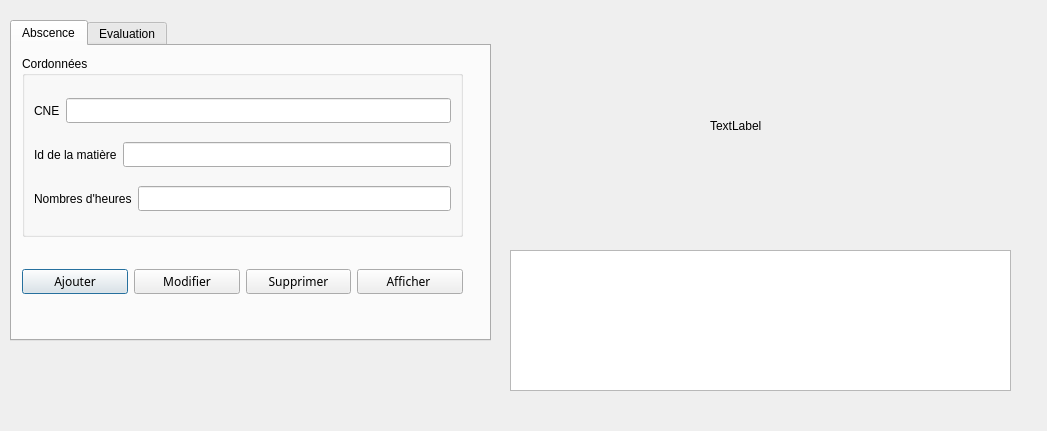
<?xml version="1.0" encoding="UTF-8"?>
<ui version="4.0">
 <class>Note_Abs</class>
 <widget class="QDialog" name="Note_Abs">
  <property name="geometry">
   <rect>
    <x>0</x>
    <y>0</y>
    <width>1047</width>
    <height>431</height>
   </rect>
  </property>
  <property name="windowTitle">
   <string>Menu2</string>
  </property>
  <widget class="QTabWidget" name="tabWidget">
   <property name="geometry">
    <rect>
     <x>10</x>
     <y>20</y>
     <width>481</width>
     <height>321</height>
    </rect>
   </property>
   <property name="currentIndex">
    <number>0</number>
   </property>
   <widget class="QWidget" name="tab">
    <attribute name="title">
     <string>Abscence</string>
    </attribute>
    <widget class="QGroupBox" name="groupBox_3">
     <property name="geometry">
      <rect>
       <x>10</x>
       <y>10</y>
       <width>441</width>
       <height>181</height>
      </rect>
     </property>
     <property name="title">
      <string>Cordonnées</string>
     </property>
     <layout class="QVBoxLayout" name="verticalLayout_3">
      <item>
       <layout class="QHBoxLayout" name="horizontalLayout_12">
        <item>
         <widget class="QLabel" name="label_9">
          <property name="text">
           <string>CNE</string>
          </property>
         </widget>
        </item>
        <item>
         <widget class="QLineEdit" name="texte_CNE_Abs">
          <property name="font">
           <font>
            <family>VALORANT</family>
           </font>
          </property>
          <property name="inputMask">
           <string/>
          </property>
          <property name="text">
           <string/>
          </property>
         </widget>
        </item>
       </layout>
      </item>
      <item>
       <layout class="QHBoxLayout" name="horizontalLayout_13">
        <item>
         <widget class="QLabel" name="label_10">
          <property name="text">
           <string>Id de la matière</string>
          </property>
         </widget>
        </item>
        <item>
         <widget class="QLineEdit" name="texte_Id_Abs">
          <property name="font">
           <font>
            <family>VALORANT</family>
           </font>
          </property>
         </widget>
        </item>
       </layout>
      </item>
      <item>
       <layout class="QHBoxLayout" name="horizontalLayout_14">
        <item>
         <widget class="QLabel" name="label_11">
          <property name="text">
           <string>Nombres d'heures</string>
          </property>
         </widget>
        </item>
        <item>
         <widget class="QLineEdit" name="texte_Nbr_Abs">
          <property name="font">
           <font>
            <family>VALORANT</family>
           </font>
          </property>
         </widget>
        </item>
       </layout>
      </item>
     </layout>
    </widget>
    <widget class="QWidget" name="horizontalLayoutWidget_3">
     <property name="geometry">
      <rect>
       <x>10</x>
       <y>200</y>
       <width>441</width>
       <height>71</height>
      </rect>
     </property>
     <layout class="QHBoxLayout" name="horizontalLayout_11">
      <item>
       <widget class="QPushButton" name="pushButton_ajouter_3">
        <property name="font">
         <font>
          <family>VALORANT</family>
         </font>
        </property>
        <property name="text">
         <string>Ajouter</string>
        </property>
       </widget>
      </item>
      <item>
       <widget class="QPushButton" name="pushButton_modifier_3">
        <property name="font">
         <font>
          <family>VALORANT</family>
         </font>
        </property>
        <property name="text">
         <string>Modifier</string>
        </property>
       </widget>
      </item>
      <item>
       <widget class="QPushButton" name="pushButton_supprimer_3">
        <property name="font">
         <font>
          <family>VALORANT</family>
         </font>
        </property>
        <property name="text">
         <string>Supprimer</string>
        </property>
       </widget>
      </item>
      <item>
       <widget class="QPushButton" name="pushButton_afficher_3">
        <property name="font">
         <font>
          <family>VALORANT</family>
         </font>
        </property>
        <property name="text">
         <string>Afficher </string>
        </property>
       </widget>
      </item>
     </layout>
    </widget>
   </widget>
   <widget class="QWidget" name="tab_2">
    <attribute name="title">
     <string>Evaluation</string>
    </attribute>
    <widget class="QGroupBox" name="groupBox_4">
     <property name="geometry">
      <rect>
       <x>10</x>
       <y>10</y>
       <width>441</width>
       <height>181</height>
      </rect>
     </property>
     <property name="title">
      <string>Cordonnées</string>
     </property>
     <layout class="QVBoxLayout" name="verticalLayout_4">
      <item>
       <layout class="QHBoxLayout" name="horizontalLayout_16">
        <item>
         <widget class="QLabel" name="label_13">
          <property name="text">
           <string>CNE</string>
          </property>
         </widget>
        </item>
        <item>
         <widget class="QLineEdit" name="texte_CNE_Note">
          <property name="font">
           <font>
            <family>VALORANT</family>
           </font>
          </property>
          <property name="inputMask">
           <string/>
          </property>
          <property name="text">
           <string/>
          </property>
         </widget>
        </item>
       </layout>
      </item>
      <item>
       <layout class="QHBoxLayout" name="horizontalLayout_17">
        <item>
         <widget class="QLabel" name="label_14">
          <property name="text">
           <string>Id de la matière</string>
          </property>
         </widget>
        </item>
        <item>
         <widget class="QLineEdit" name="texte_Id_Note">
          <property name="font">
           <font>
            <family>VALORANT</family>
           </font>
          </property>
         </widget>
        </item>
       </layout>
      </item>
      <item>
       <layout class="QHBoxLayout" name="horizontalLayout_18">
        <item>
         <widget class="QLabel" name="label_15">
          <property name="text">
           <string>La note</string>
          </property>
         </widget>
        </item>
        <item>
         <widget class="QLineEdit" name="texte_Note">
          <property name="font">
           <font>
            <family>VALORANT</family>
           </font>
          </property>
         </widget>
        </item>
       </layout>
      </item>
     </layout>
    </widget>
    <widget class="QWidget" name="horizontalLayoutWidget_4">
     <property name="geometry">
      <rect>
       <x>10</x>
       <y>200</y>
       <width>441</width>
       <height>71</height>
      </rect>
     </property>
     <layout class="QHBoxLayout" name="horizontalLayout_20">
      <item>
       <widget class="QPushButton" name="pushButton_ajouter_4">
        <property name="font">
         <font>
          <family>VALORANT</family>
         </font>
        </property>
        <property name="text">
         <string>Ajouter</string>
        </property>
       </widget>
      </item>
      <item>
       <widget class="QPushButton" name="pushButton_modifier_4">
        <property name="font">
         <font>
          <family>VALORANT</family>
         </font>
        </property>
        <property name="text">
         <string>Modifier</string>
        </property>
       </widget>
      </item>
      <item>
       <widget class="QPushButton" name="pushButton_supprimer_4">
        <property name="font">
         <font>
          <family>VALORANT</family>
         </font>
        </property>
        <property name="text">
         <string>Supprimer</string>
        </property>
       </widget>
      </item>
      <item>
       <widget class="QPushButton" name="pushButton_afficher_4">
        <property name="font">
         <font>
          <family>VALORANT</family>
         </font>
        </property>
        <property name="text">
         <string>Afficher </string>
        </property>
       </widget>
      </item>
     </layout>
    </widget>
   </widget>
  </widget>
  <widget class="QTableView" name="tableView">
   <property name="geometry">
    <rect>
     <x>510</x>
     <y>250</y>
     <width>501</width>
     <height>141</height>
    </rect>
   </property>
   <property name="font">
    <font>
     <family>VALORANT</family>
    </font>
   </property>
  </widget>
  <widget class="QLabel" name="label_Picture">
   <property name="geometry">
    <rect>
     <x>710</x>
     <y>30</y>
     <width>171</width>
     <height>191</height>
    </rect>
   </property>
   <property name="text">
    <string>TextLabel</string>
   </property>
  </widget>
 </widget>
 <resources/>
 <connections/>
</ui>
